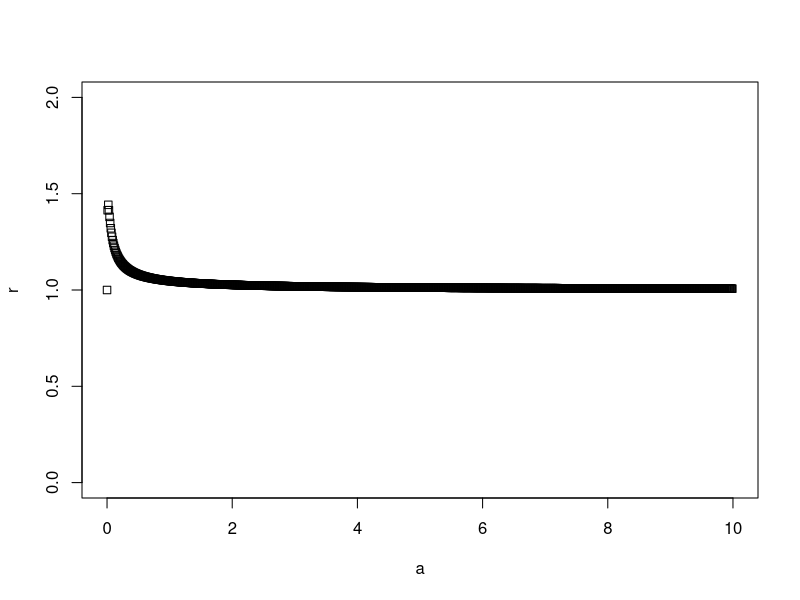

Reproduce this figure in R.
  
#Calculates spread of nth to default swap using procedure mentioned  
#in Appendix A of paper 
#Valuation of a CDO and an nth to Default CDS Without Monte Carlo Simulation   
# Calculation of the Probability Distribution of the Time of the nth Default 
# which uses a recurrence relationship.



rinv <- function(x)
{
	return(x^(1/x))
}

a<-seq(0,10,0.01)
r<-seq(0,10,0.01)

for (i in 1:1000)
{
	r[i]<-rinv(i)
}

plot(a,r,xlim=c(0,10),ylim=c(0,2),pch=0)
myline.fit <- lm(a ~ r) 






